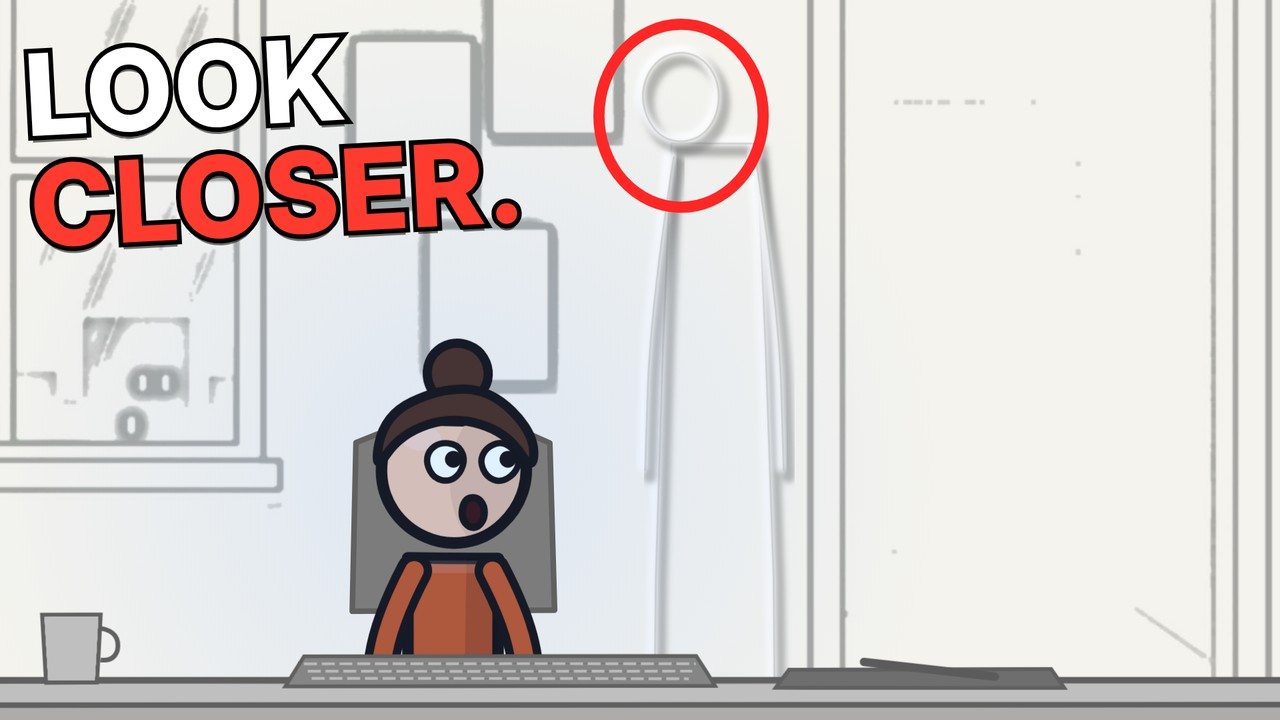
#> input picture frame240-stick/youtube/thumbnail_C_look_closer.jpg, 1280 x 720 px, given in place of thumbnail_C_look_closer.jpg.jpg, which was not available
$ python white_plates.py ../../../frame240-stick/youtube/thumbnail_C_look_closer.jpg
#> lines starting #> are read from the running program, lines starting #| are printed output that depends on the picture
#!/usr/bin/env python3
"""The "unfinished drawing" versions of the sets (free, made in code): only the ink outlines of the
painted plate survive, as soft grey pencil lines on flat off-white paper. Same geometry as the plate,
so the film can fade from one into the other.
    python3 scripts/images/white_plates.py [sets]  -> public/plates/<set>_white.jpg
"""
import sys
from pathlib import Path
from PIL import Image, ImageFilter, ImageChops, ImageOps

ROOT = Path(__file__).resolve().parents[2]
PL = ROOT / 'public' / 'plates'
PAPER = (244, 243, 238)


def white(name: str) -> Image.Image:
    im = Image.open(PL / f'{name}.jpg').convert('RGB')
#> im is the input picture: PIL image 1280x720 RGB; mean R, G, B 215.7, 209.9, 208.5
    g = im.convert('L')
    # ink = clearly darker than its surroundings (works on dark and light plates alike)
    local = g.filter(ImageFilter.GaussianBlur(9))
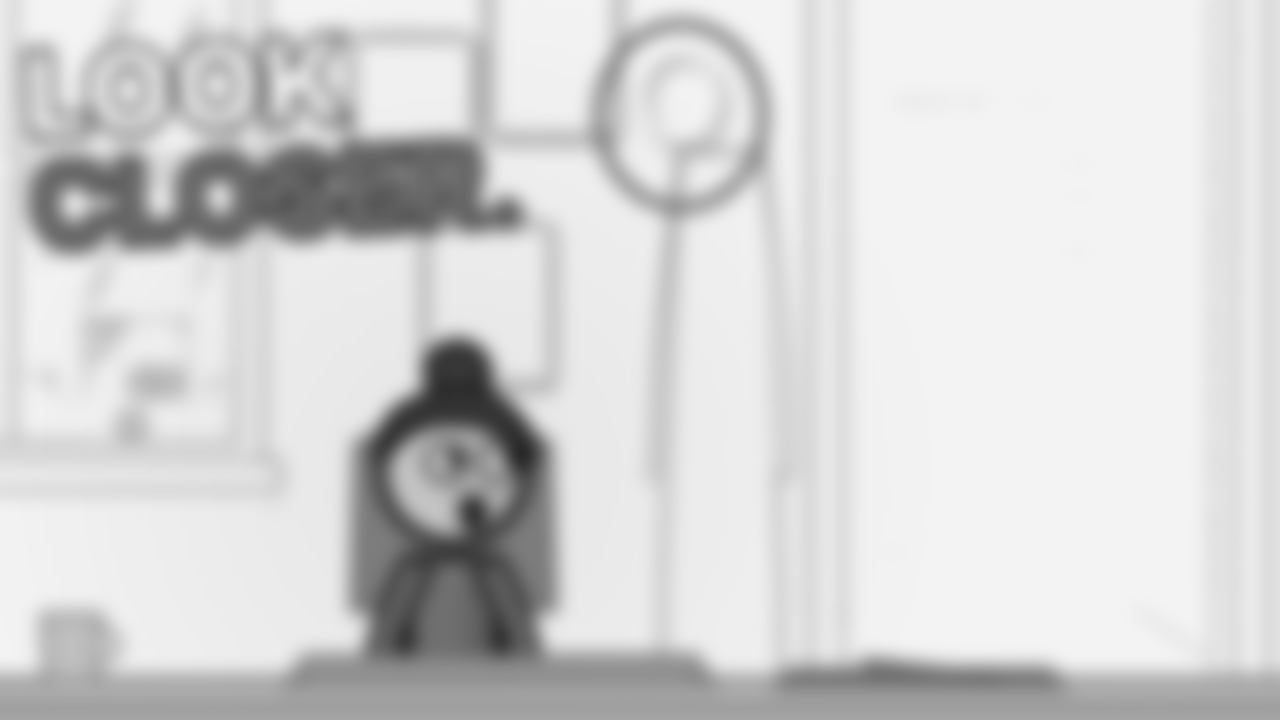
#> local: PIL image 1280x720 L; min 41, max 243, mean 211.6
    diff = ImageChops.subtract(local, g).filter(ImageFilter.MedianFilter(5))  # >0 where darker than the neighbourhood; no paper grain
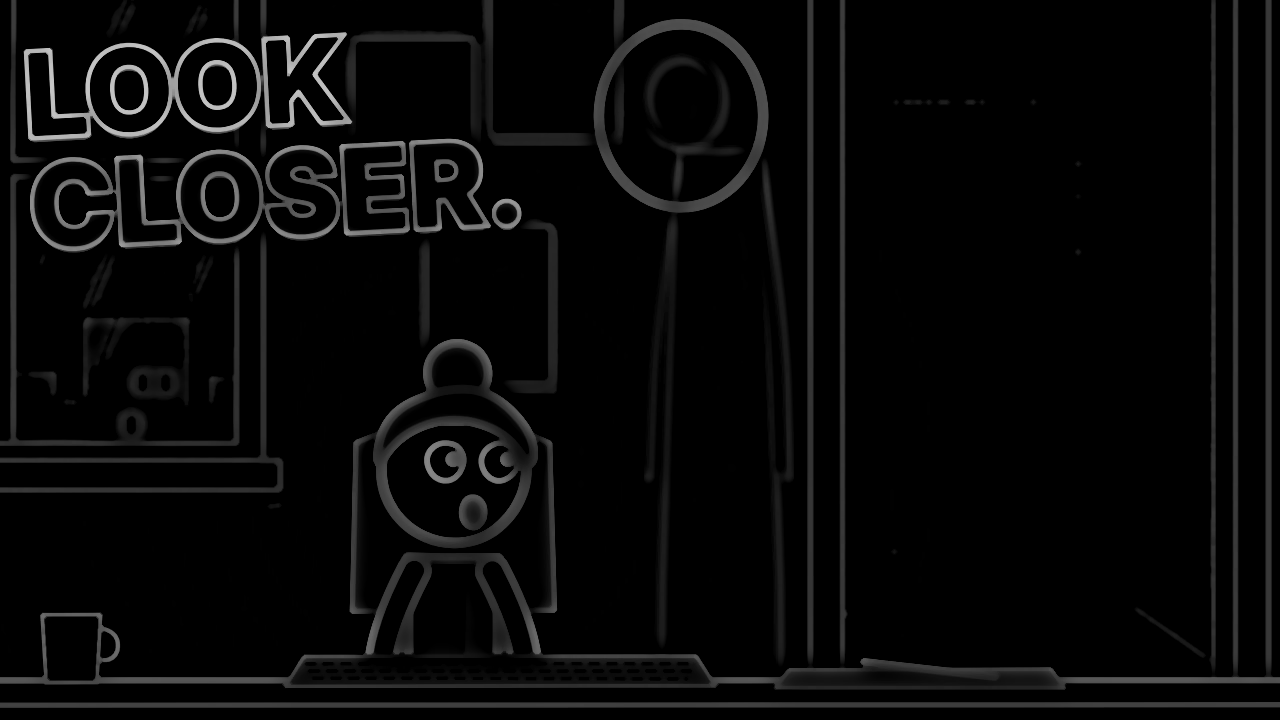
#> diff: PIL image 1280x720 L; min 0, max 200, mean 8.3
    ink = diff.point(lambda v: 255 if v > 16 else int(v * 255 / 16) if v > 6 else 0)
    ink = ink.filter(ImageFilter.MaxFilter(3)).filter(ImageFilter.GaussianBlur(0.8))
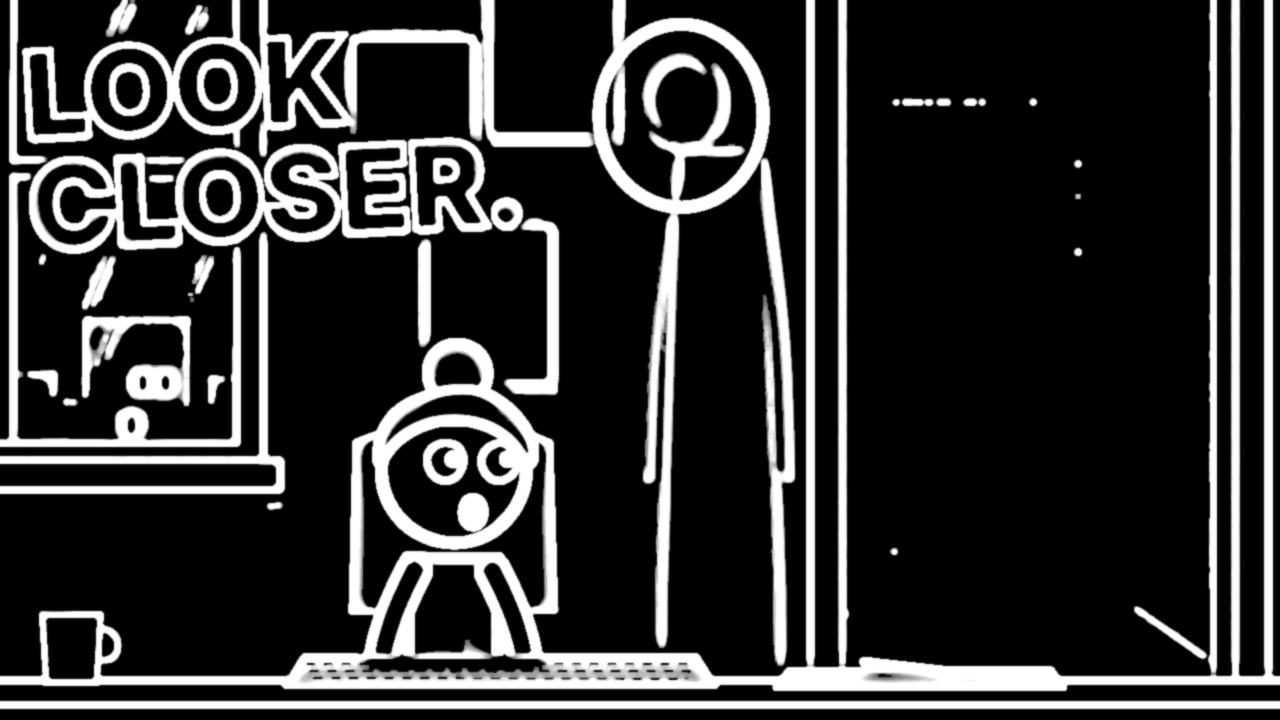
#> ink: PIL image 1280x720 L; min 0, max 255, mean 50.6
    # pencil: grey lines, a little lighter than black
    out = Image.new('RGB', im.size, PAPER)
    pencil = Image.new('RGB', im.size, (150, 150, 146))
    out.paste(pencil, (0, 0), ink.point(lambda v: int(v * 0.85)))
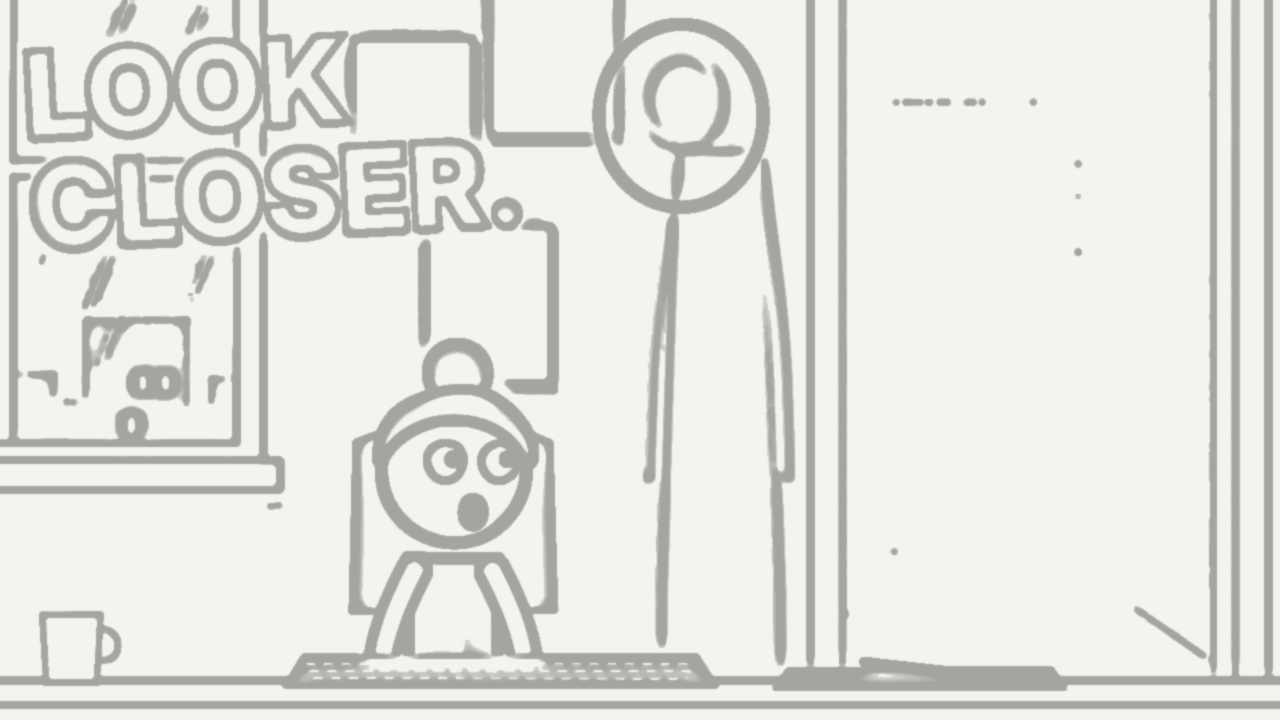
#> out: PIL image 1280x720 RGB; mean R, G, B 228.2, 227.3, 222.5
    return out


if __name__ == '__main__':
    for n in sys.argv[1:] or ['hall_side_night', 'hall_persp_night', 'room_front_night', 'room_side_night', 'closet_night']:
        white(n).save(PL / f'{n}_white.jpg', quality=90)
        print('white', n)
